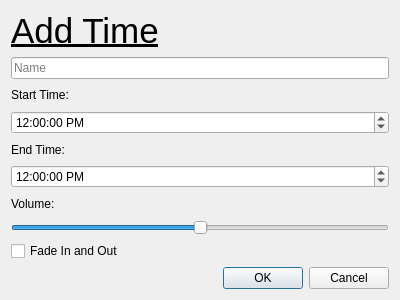
<?xml version="1.0" encoding="UTF-8"?>
<ui version="4.0">
 <class>addTime</class>
 <widget class="QDialog" name="addTime">
  <property name="geometry">
   <rect>
    <x>0</x>
    <y>0</y>
    <width>400</width>
    <height>300</height>
   </rect>
  </property>
  <property name="windowTitle">
   <string>Dialog</string>
  </property>
  <layout class="QGridLayout" name="gridLayout">
   <item row="0" column="0">
    <widget class="QLabel" name="time_Label">
     <property name="font">
      <font>
       <pointsize>26</pointsize>
       <underline>true</underline>
      </font>
     </property>
     <property name="text">
      <string>Add Time</string>
     </property>
    </widget>
   </item>
   <item row="1" column="0">
    <widget class="QLineEdit" name="name_LineEdit">
     <property name="placeholderText">
      <string>Name</string>
     </property>
    </widget>
   </item>
   <item row="2" column="0">
    <widget class="QLabel" name="start_Label">
     <property name="text">
      <string>Start Time:</string>
     </property>
    </widget>
   </item>
   <item row="3" column="0">
    <widget class="QTimeEdit" name="start_timeEdit">
     <property name="displayFormat">
      <string>h:mm:ss AP</string>
     </property>
     <property name="calendarPopup">
      <bool>false</bool>
     </property>
     <property name="timeSpec">
      <enum>Qt::LocalTime</enum>
     </property>
     <property name="time">
      <time>
       <hour>12</hour>
       <minute>0</minute>
       <second>0</second>
      </time>
     </property>
    </widget>
   </item>
   <item row="4" column="0">
    <widget class="QLabel" name="end_Label">
     <property name="text">
      <string>End Time:</string>
     </property>
    </widget>
   </item>
   <item row="5" column="0">
    <widget class="QTimeEdit" name="end_timeEdit">
     <property name="displayFormat">
      <string>h:mm:ss AP</string>
     </property>
     <property name="time">
      <time>
       <hour>12</hour>
       <minute>0</minute>
       <second>0</second>
      </time>
     </property>
    </widget>
   </item>
   <item row="6" column="0">
    <widget class="QLabel" name="volume_Label">
     <property name="text">
      <string>Volume:</string>
     </property>
    </widget>
   </item>
   <item row="7" column="0">
    <widget class="QSlider" name="volume_Slider">
     <property name="maximum">
      <number>100</number>
     </property>
     <property name="value">
      <number>50</number>
     </property>
     <property name="orientation">
      <enum>Qt::Horizontal</enum>
     </property>
    </widget>
   </item>
   <item row="8" column="0">
    <widget class="QCheckBox" name="fade_checkBox">
     <property name="text">
      <string>Fade In and Out</string>
     </property>
    </widget>
   </item>
   <item row="9" column="0">
    <widget class="QDialogButtonBox" name="buttonBox">
     <property name="orientation">
      <enum>Qt::Horizontal</enum>
     </property>
     <property name="standardButtons">
      <set>QDialogButtonBox::Cancel|QDialogButtonBox::Ok</set>
     </property>
    </widget>
   </item>
  </layout>
 </widget>
 <resources/>
 <connections>
  <connection>
   <sender>buttonBox</sender>
   <signal>accepted()</signal>
   <receiver>addTime</receiver>
   <slot>accept()</slot>
   <hints>
    <hint type="sourcelabel">
     <x>248</x>
     <y>254</y>
    </hint>
    <hint type="destinationlabel">
     <x>157</x>
     <y>274</y>
    </hint>
   </hints>
  </connection>
  <connection>
   <sender>buttonBox</sender>
   <signal>rejected()</signal>
   <receiver>addTime</receiver>
   <slot>reject()</slot>
   <hints>
    <hint type="sourcelabel">
     <x>316</x>
     <y>260</y>
    </hint>
    <hint type="destinationlabel">
     <x>286</x>
     <y>274</y>
    </hint>
   </hints>
  </connection>
 </connections>
</ui>
